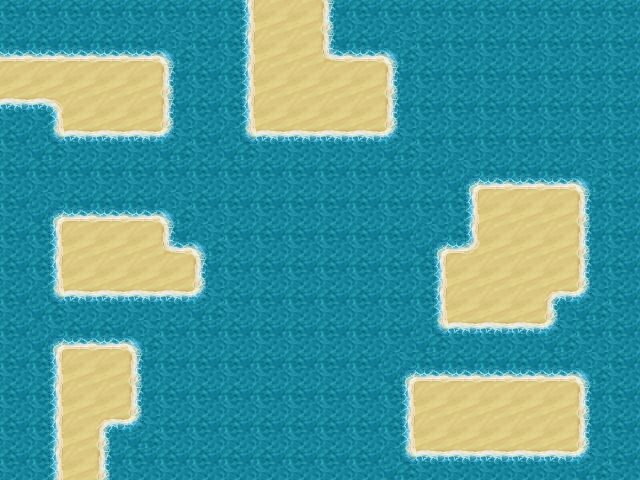

Tiled map render using the project's own tile images. Description and the map definition, with tile-layer contents summarised, below:
An orthogonal 20x15 tile map with 32x32 px tiles, 3 tile layers (ground1, ground2, terrain1), 3 tilesets and 50 objects (turtle1, turtle2, turtle3, turtle4, turtle5, ...).

<map version="1.0" tiledversion="1.0.3" orientation="orthogonal" renderorder="right-up" width="20" height="15" tilewidth="32" tileheight="32" nextobjectid="72">
 <properties>
  <property name="music" value="THEME_ISLAND" />
 </properties>
 <tileset firstgid="1" source="Celianna_TileA1.tsx" />
 <tileset firstgid="481" source="Celianna_TileA2.tsx" />
 <tileset firstgid="961" source="terrain.tsx" />
 <layer name="ground1" width="20" height="15">
  <data>[300 cells, 300 non-empty, 15 distinct tile ids]</data>
 </layer>
 <layer name="ground2" width="20" height="15">
  <data>[300 cells, 0 non-empty, 0 distinct tile ids]</data>
 </layer>
 <layer name="terrain1" width="20" height="15">
  <data>[300 cells, 0 non-empty, 0 distinct tile ids]</data>
 </layer>
 <objectgroup name="collision">
  <object id="32" x="104" y="478">
   <polygon points="0,0 -1,-51 4,-57 27,-56 34,-65 35,-75 45,-79 292,-77 304,-71 306,-26 313,-24 478,-25 478,1" />
  </object>
  <object id="33" x="584" y="-1" width="55" height="482" />
  <object id="34" x="329" y="1" width="254" height="52" />
  <object id="36" x="-1" y="215" width="53" height="262" />
  <object id="37" x="54" y="297" width="16" height="44" />
  <object id="40" x="553" y="299" width="29" height="28" />
  <object id="44" x="247" y="0" width="80" height="11" />
  <object id="45" x="54" y="470" width="51" height="10" />
  <object id="53" x="162" y="214">
   <polygon points="4.66667,0.666667 6.66667,8 6.66667,26.6667 9.33333,31.3333 32,31.3333 39.3333,39.3333 39.3333,74.6667 31.3333,82 -47.3333,84 -43.3333,132 -33.3333,129.333 -22.6667,135.333 -21.3333,158.667 246,162.667 274,160.667 277.333,38.6667 283.333,34 301.333,33.3333 308.667,27.3333 308.667,-28.6667 337.333,-29.3333 338,-70.6667 230.667,-71.3333 224,-77.3333 84.6667,-78 84,0" />
  </object>
  <object id="56" x="582.667" y="186.667">
   <polygon points="0,0 -6.66667,-6 -56,-4.66667 -55.3333,-68 -136,-68.6667 -146,-81.3333 -188.667,-82 -189.333,-125.333 -196,-133.333 0,-132.667" />
  </object>
  <object id="59" x="166" y="216.667">
   <polygon points="0,0 -16.6667,-1.33333 -21.3333,-7.33333 -22,-79.3333 -16,-84.6667 0,-84.6667" />
  </object>
  <object id="60" x="94.6667" y="218">
   <polygon points="0,0 8,-4.66667 10,-80.6667 4.66667,-87.3333 -28.3333,-87 -36.4167,-90.9167 -39.1667,-108.833 -48.25,-115.75 -94,-116 -94,-3.33333 -40.6667,-2.66667 -38,0" />
  </object>
  <object id="61" x="165.333" y="59.3333">
   <polygon points="0,0 -6.66667,-3.33333 -164.667,-2.66667 -164,-60 -0.666667,-59.3333" />
  </object>
  <object id="62" x="0.666667" y="55.3333" width="6.66667" height="47.3333" />
  <object id="70" x="248.667" y="93.3333">
   <polygon points="0,0 -6,3.33333 -76,4 -82,2 -84,-94 -0.666667,-94.6667" />
  </object>
  <object id="71" x="246" y="214.667">
   <polygon points="0,0 -78.6667,0 -79.3333,-94.6667 -74.6667,-96.6667 -6,-96 1.66667,-92" />
  </object>
 </objectgroup>
 <objectgroup name="interactions">
  <object id="3" name="turtle1" gid="1006" x="141.333" y="397" width="22" height="16" />
  <object id="4" name="turtle2" gid="1006" x="164" y="397.667" width="22" height="16" />
  <object id="5" name="turtle3" gid="1006" x="201" y="397.333" width="22" height="16" />
  <object id="6" name="turtle4" gid="1006" x="223.333" y="397" width="22" height="16" />
  <object id="7" name="turtle5" gid="1006" x="246" y="397" width="22" height="16" />
  <object id="8" name="turtle6" gid="1006" x="270.333" y="398" width="22" height="16" />
  <object id="9" name="turtle7" gid="1006" x="291.667" y="397.667" width="22" height="16" />
  <object id="10" name="turtle8" gid="1006" x="314" y="398.333" width="22" height="16" />
  <object id="11" name="turtle9" gid="1006" x="337.333" y="398" width="22" height="16" />
  <object id="12" name="turtle10" gid="1006" x="360.333" y="398.333" width="22" height="16" />
  <object id="19" name="turtle0" gid="1006" x="383" y="398.667" width="22" height="16" />
  <object id="22" name="ice1" gid="1006" x="76" y="335" width="32" height="32" />
  <object id="23" name="activator1" gid="1006" x="156" y="286" width="32" height="32" />
  <object id="24" name="activator2" gid="1006" x="540" y="415" width="32" height="32" />
  <object id="25" name="activator3" gid="1006" x="541" y="224" width="32" height="32" />
  <object id="26" name="portal1" gid="1006" x="65" y="466" width="32" height="32" />
  <object id="28" name="ice2" gid="1006" x="446.667" y="369.333" width="32" height="32" />
  <object id="29" name="floating1" gid="1006" x="503.333" y="177.667" width="22" height="16" />
  <object id="30" name="floating2" gid="1006" x="503" y="158" width="22" height="16" />
  <object id="31" name="portal2" gid="1006" x="273" y="35" width="32" height="32" />
  <object id="46" name="turtle2b" gid="1006" x="180.667" y="396.333" width="22" height="16" />
  <object id="48" x="484" y="328" width="98.6667" height="46.6667" />
  <object id="49" name="floating3" gid="1006" x="502" y="140" width="22" height="16" />
  <object id="50" name="floating4" gid="1006" x="478" y="139.333" width="22" height="16" />
  <object id="51" name="floating5" gid="1006" x="451.333" y="139.333" width="22" height="16" />
  <object id="55" name="ice3" gid="1006" x="401.333" y="140.666" width="32" height="32" />
  <object id="63" name="ice4" gid="1006" x="108" y="211.333" width="32" height="32" />
  <object id="64" name="ice5" gid="1006" x="108.667" y="180.667" width="32" height="32" />
  <object id="65" name="portal3" gid="1006" x="10.6667" y="94" width="32" height="32" />
  <object id="66" name="activator4" gid="1006" x="357.333" y="82" width="32" height="32" />
  <object id="67" name="floating6" gid="1006" x="225.667" y="118" width="22" height="16" />
  <object id="68" name="floating7" gid="1006" x="199.667" y="118" width="22" height="16" />
  <object id="69" name="floating8" gid="1006" x="173" y="117.333" width="22" height="16" />
 </objectgroup>
 <objectgroup name="zindex" />
 <objectgroup name="items">
  <object id="27" name="Stone3" type="ITEM" gid="1006" x="447" y="451" width="32" height="32" />
 </objectgroup>
</map>
